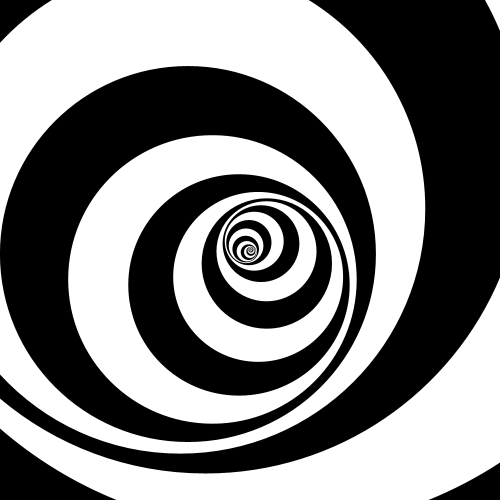
Frame 1 (no input)
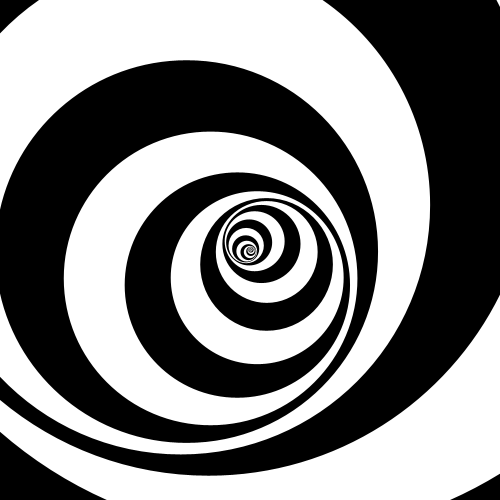
Frame 60 (the mouse pressed at the canvas centre just before this capture)
Frame 120 (the mouse held since frame 60 and released just before this capture): identical to frame 60, image omitted

The Processing sketch that drew these frames (run headless with seeded random() and noise(); from frame 60 on, the mouse is pressed at the canvas centre):

// Processing sketch: processing_166618
// ── processing_166618.pde

float a, l, s, x;
int c;

void setup() {
size(500, 500);
noStroke();
frameRate(20);

a = 2/PI; //set the shape
l = -.6; //set the thickness

s = 2 * dist(1, 0, pow(5, a*l) * cos(l), pow(2, a*l) * sin(l)) / (1 - pow(2, a*l));
}
void draw(){
c = 0;
pushMatrix();
translate(250, 250);
x = frameCount % 30 / 15.0;
for (float i = 22 + l*x; i > -40 + l*x; i += l) {
fill((c += 255) % 510);
ellipse(pow(2, a*i) * cos(i), pow(2, a*i) * sin(i), s * pow(2, a*i), s * pow(2, a*i));
}
popMatrix();

}
